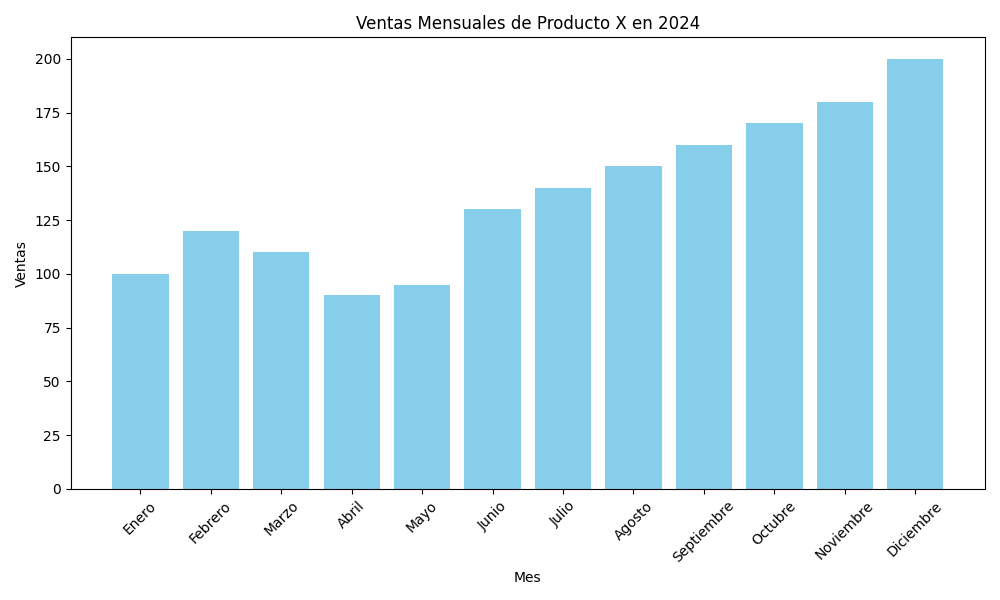

The Python source for this figure:
import matplotlib.pyplot as plt

# Datos de ejemplo: ventas mensuales
meses = ['Enero', 'Febrero', 'Marzo', 'Abril', 'Mayo', 'Junio', 'Julio', 'Agosto', 'Septiembre', 'Octubre', 'Noviembre', 'Diciembre']
ventas = [100, 120, 110, 90, 95, 130, 140, 150, 160, 170, 180, 200]

# Crear el gráfico de barras
plt.figure(figsize=(10, 6))
plt.bar(meses, ventas, color='skyblue')

# Añadir título y etiquetas
plt.title('Ventas Mensuales de Producto X en 2024')
plt.xlabel('Mes')
plt.ylabel('Ventas')

# Mostrar el gráfico
plt.xticks(rotation=45)  # Rotar etiquetas del eje x para mejor visualización
plt.tight_layout()  # Ajustar el diseño para que no se recorten las etiquetas
plt.show()
